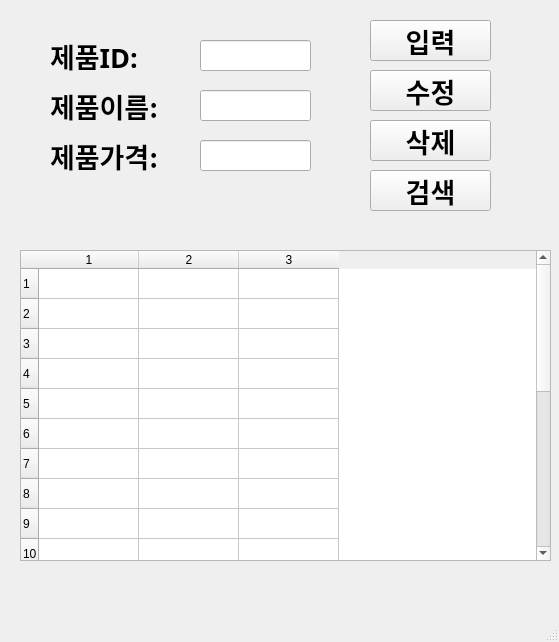
<?xml version="1.0" encoding="UTF-8"?>
<ui version="4.0">
 <class>MainWindow</class>
 <widget class="QMainWindow" name="MainWindow">
  <property name="geometry">
   <rect>
    <x>0</x>
    <y>0</y>
    <width>559</width>
    <height>642</height>
   </rect>
  </property>
  <property name="windowTitle">
   <string>MainWindow</string>
  </property>
  <widget class="QWidget" name="centralwidget">
   <widget class="QLabel" name="label">
    <property name="geometry">
     <rect>
      <x>50</x>
      <y>40</y>
      <width>91</width>
      <height>31</height>
     </rect>
    </property>
    <property name="font">
     <font>
      <family>맑은 고딕</family>
      <pointsize>20</pointsize>
      <weight>75</weight>
      <bold>true</bold>
     </font>
    </property>
    <property name="text">
     <string>제품ID:</string>
    </property>
   </widget>
   <widget class="QLabel" name="label_2">
    <property name="geometry">
     <rect>
      <x>50</x>
      <y>90</y>
      <width>131</width>
      <height>31</height>
     </rect>
    </property>
    <property name="font">
     <font>
      <family>맑은 고딕</family>
      <pointsize>20</pointsize>
      <weight>75</weight>
      <bold>true</bold>
     </font>
    </property>
    <property name="text">
     <string>제품이름:</string>
    </property>
   </widget>
   <widget class="QLabel" name="label_3">
    <property name="geometry">
     <rect>
      <x>50</x>
      <y>140</y>
      <width>121</width>
      <height>31</height>
     </rect>
    </property>
    <property name="font">
     <font>
      <family>맑은 고딕</family>
      <pointsize>20</pointsize>
      <weight>75</weight>
      <bold>true</bold>
     </font>
    </property>
    <property name="text">
     <string>제품가격:</string>
    </property>
   </widget>
   <widget class="QLineEdit" name="prodID">
    <property name="geometry">
     <rect>
      <x>200</x>
      <y>40</y>
      <width>111</width>
      <height>31</height>
     </rect>
    </property>
   </widget>
   <widget class="QLineEdit" name="prodName">
    <property name="geometry">
     <rect>
      <x>200</x>
      <y>90</y>
      <width>111</width>
      <height>31</height>
     </rect>
    </property>
   </widget>
   <widget class="QLineEdit" name="prodPrice">
    <property name="geometry">
     <rect>
      <x>200</x>
      <y>140</y>
      <width>111</width>
      <height>31</height>
     </rect>
    </property>
   </widget>
   <widget class="QPushButton" name="pushButton">
    <property name="geometry">
     <rect>
      <x>370</x>
      <y>20</y>
      <width>121</width>
      <height>41</height>
     </rect>
    </property>
    <property name="font">
     <font>
      <family>맑은 고딕</family>
      <pointsize>20</pointsize>
      <weight>75</weight>
      <bold>true</bold>
     </font>
    </property>
    <property name="text">
     <string>입력</string>
    </property>
   </widget>
   <widget class="QPushButton" name="pushButton_2">
    <property name="geometry">
     <rect>
      <x>370</x>
      <y>70</y>
      <width>121</width>
      <height>41</height>
     </rect>
    </property>
    <property name="font">
     <font>
      <family>맑은 고딕</family>
      <pointsize>20</pointsize>
      <weight>75</weight>
      <bold>true</bold>
     </font>
    </property>
    <property name="text">
     <string>수정</string>
    </property>
   </widget>
   <widget class="QPushButton" name="pushButton_3">
    <property name="geometry">
     <rect>
      <x>370</x>
      <y>120</y>
      <width>121</width>
      <height>41</height>
     </rect>
    </property>
    <property name="font">
     <font>
      <family>맑은 고딕</family>
      <pointsize>20</pointsize>
      <weight>75</weight>
      <bold>true</bold>
     </font>
    </property>
    <property name="text">
     <string>삭제</string>
    </property>
   </widget>
   <widget class="QPushButton" name="pushButton_4">
    <property name="geometry">
     <rect>
      <x>370</x>
      <y>170</y>
      <width>121</width>
      <height>41</height>
     </rect>
    </property>
    <property name="font">
     <font>
      <family>맑은 고딕</family>
      <pointsize>20</pointsize>
      <weight>75</weight>
      <bold>true</bold>
     </font>
    </property>
    <property name="text">
     <string>검색</string>
    </property>
   </widget>
   <widget class="QTableWidget" name="tableWidget">
    <property name="geometry">
     <rect>
      <x>20</x>
      <y>250</y>
      <width>531</width>
      <height>311</height>
     </rect>
    </property>
    <property name="rowCount">
     <number>20</number>
    </property>
    <property name="columnCount">
     <number>3</number>
    </property>
    <row/>
    <row/>
    <row/>
    <row/>
    <row/>
    <row/>
    <row/>
    <row/>
    <row/>
    <row/>
    <row/>
    <row/>
    <row/>
    <row/>
    <row/>
    <row/>
    <row/>
    <row/>
    <row/>
    <row/>
    <column/>
    <column/>
    <column/>
   </widget>
  </widget>
  <widget class="QMenuBar" name="menubar">
   <property name="geometry">
    <rect>
     <x>0</x>
     <y>0</y>
     <width>559</width>
     <height>21</height>
    </rect>
   </property>
  </widget>
  <widget class="QStatusBar" name="statusbar"/>
 </widget>
 <resources/>
 <connections>
  <connection>
   <sender>pushButton</sender>
   <signal>clicked()</signal>
   <receiver>MainWindow</receiver>
   <slot>addProduct()</slot>
   <hints>
    <hint type="sourcelabel">
     <x>432</x>
     <y>81</y>
    </hint>
    <hint type="destinationlabel">
     <x>457</x>
     <y>134</y>
    </hint>
   </hints>
  </connection>
  <connection>
   <sender>pushButton_2</sender>
   <signal>clicked()</signal>
   <receiver>MainWindow</receiver>
   <slot>updateProduct()</slot>
   <hints>
    <hint type="sourcelabel">
     <x>439</x>
     <y>131</y>
    </hint>
    <hint type="destinationlabel">
     <x>491</x>
     <y>185</y>
    </hint>
   </hints>
  </connection>
  <connection>
   <sender>pushButton_4</sender>
   <signal>clicked()</signal>
   <receiver>MainWindow</receiver>
   <slot>getProduct()</slot>
   <hints>
    <hint type="sourcelabel">
     <x>435</x>
     <y>231</y>
    </hint>
    <hint type="destinationlabel">
     <x>483</x>
     <y>274</y>
    </hint>
   </hints>
  </connection>
  <connection>
   <sender>pushButton_3</sender>
   <signal>clicked()</signal>
   <receiver>MainWindow</receiver>
   <slot>removeProduct()</slot>
   <hints>
    <hint type="sourcelabel">
     <x>473</x>
     <y>181</y>
    </hint>
    <hint type="destinationlabel">
     <x>480</x>
     <y>229</y>
    </hint>
   </hints>
  </connection>
 </connections>
 <slots>
  <slot>addProduct()</slot>
  <slot>removeProduct()</slot>
  <slot>updateProduct()</slot>
  <slot>getProduct()</slot>
 </slots>
</ui>
